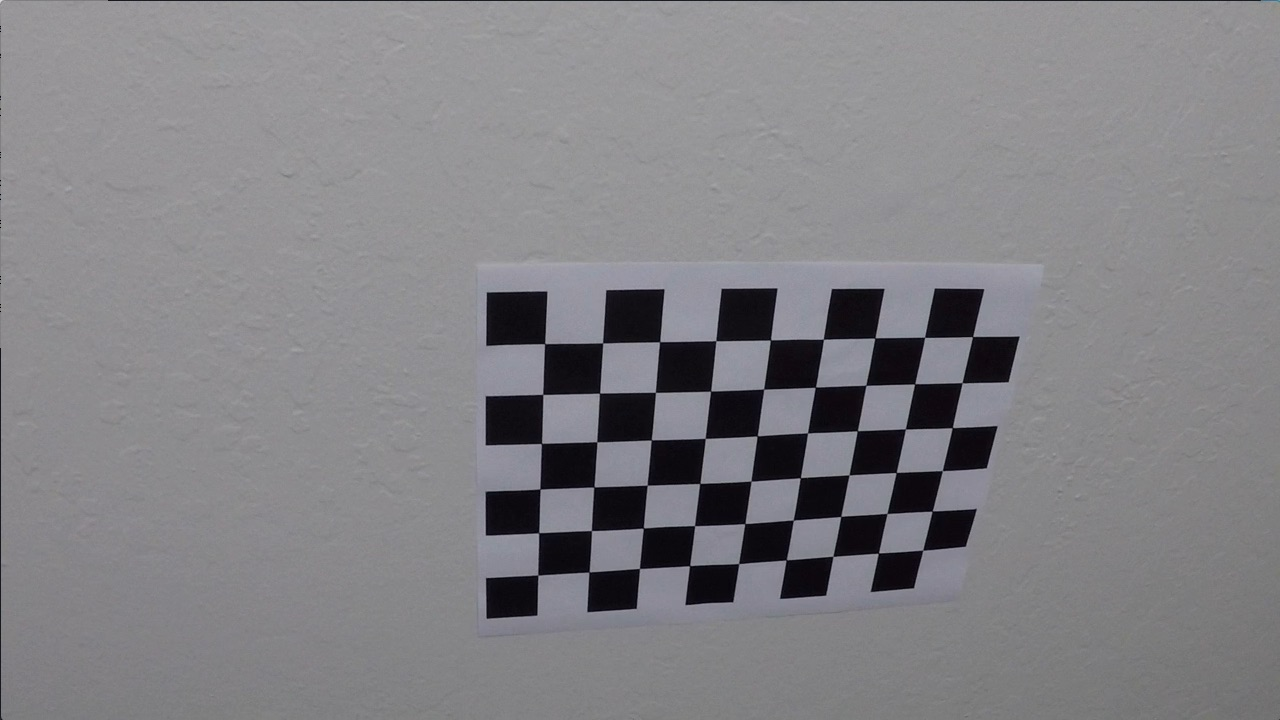
#> input picture camera_cal/calibration10.jpg, 1280 x 720 px; its folder holds only this picture in this run
$ jupyter execute --allow-errors 'curve laneline detection.ipynb'   (shell and % lines are left out)
#> lines starting #> are read from the running program, lines starting #| are printed output that depends on the picture
[cell 1]
import numpy as np
import pandas as pd
import cv2
import os
import glob
import matplotlib.pyplot as plt
import pickle

## Calibration and disortion correction

[cell 2]
def undistort_img():
    # Prepare object points 0,0,0 ... 8,5,0
    obj_pts = np.zeros((6*9,3), np.float32)
    obj_pts[:,:2] = np.mgrid[0:9, 0:6].T.reshape(-1,2)

    # Stores all object points & img points from all images
    objpoints = []
    imgpoints = []

    # Get directory for all calibration images
    images = glob.glob('camera_cal/*.jpg')

    for indx, fname in enumerate(images):
        img = cv2.imread(fname)
#> img is the input picture: shape (720, 1280, 3); mean B, G, R 133.1, 129.4, 130.2
        gray = cv2.cvtColor(img, cv2.COLOR_BGR2GRAY)

        ret, corners = cv2.findChessboardCorners(gray, (9,6), None)
#> ret = True; corners = 54 rows, first 8: [545.3, 343.1], [602.7, 342.8], [660.1, 341.3], [715.8, 340.7], [770.6, 340], [823.5, 339.2], [874.3, 338.5], [925.1, 337.4]

        if ret == True:
            objpoints.append(obj_pts)
            imgpoints.append(corners)
    # Test undistortion on img
    img_size = (img.shape[1], img.shape[0])
#> img_size = (1280, 720)

    # Calibrate camera
    ret, mtx, dist, rvecs, tvecs = cv2.calibrateCamera(objpoints, imgpoints, img_size, None,None)
#> ret = 0.68; mtx = [[1143.7, 0, 681.7], [0, 1109.2, 367.7], [0, 0, 1]]; dist = [[-0.515, 2.99, -0.00876, 0.00937, 1.41]]; rvecs = ([0.451, -0.252, 0.0361],); tvecs = ([-2.31, -0.422, 19.12],)

    dst = cv2.undistort(img, mtx, dist, None, mtx)
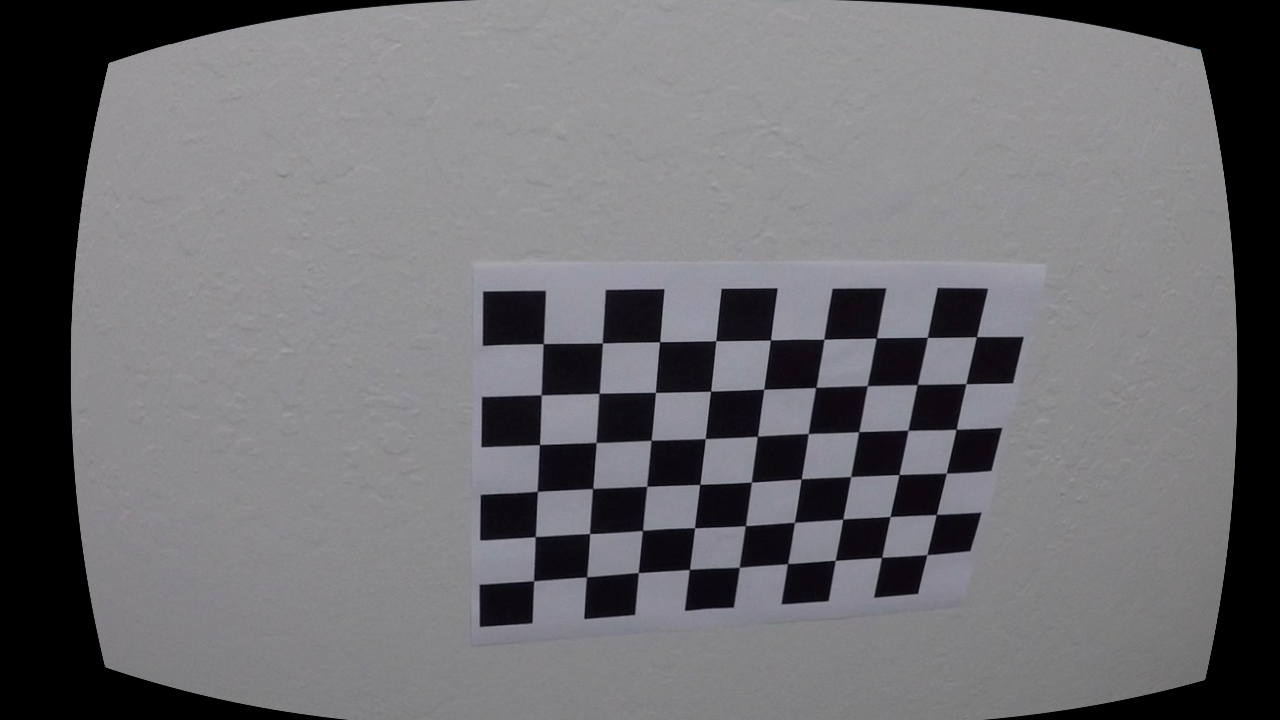
#> dst: shape (720, 1280, 3); mean B, G, R 113.7, 110.3, 111
    # Save camera calibration for later use
    dist_pickle = {}
    dist_pickle['mtx'] = mtx
    dist_pickle['dist'] = dist
    pickle.dump( dist_pickle, open('camera_cal/cal_pickle.p', 'wb') )

def undistort(img, cal_dir='camera_cal/cal_pickle.p'):
    #cv2.imwrite('camera_cal/test_cal.jpg', dst)
    with open(cal_dir, mode='rb') as f:
        file = pickle.load(f)
    mtx = file['mtx']
    dist = file['dist']
    dst = cv2.undistort(img, mtx, dist, None, mtx)

    return dst

[cell 3]
undistort_img()

[cell 4]
img = cv2.imread('camera_cal/calibration1.jpg')
#> (the rest of this cell did not finish here and is left out)

[cell 5]
img = cv2.imread('test3.jpg')
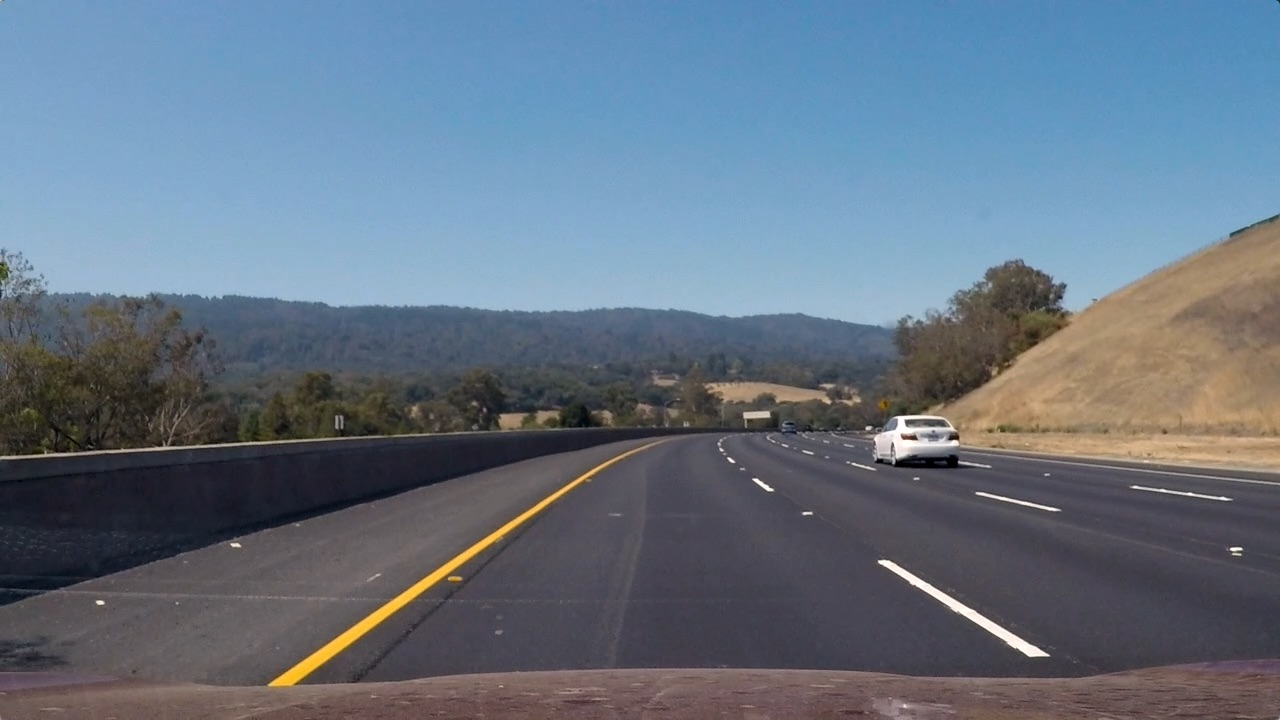
#> input picture test3.jpg, 1280 x 720 px
#> img is the input picture: shape (720, 1280, 3); mean B, G, R 130.7, 115.3, 101.1
img = cv2.cvtColor(img, cv2.COLOR_BGR2RGB)
dst = undistort(img)
#> call 2 of undistort, with cal_dir = 'camera_cal/cal_pickle.p'
#> in undistort (call 2), `dst = cv2.undistort(img, mtx, dist, None, mtx)`:
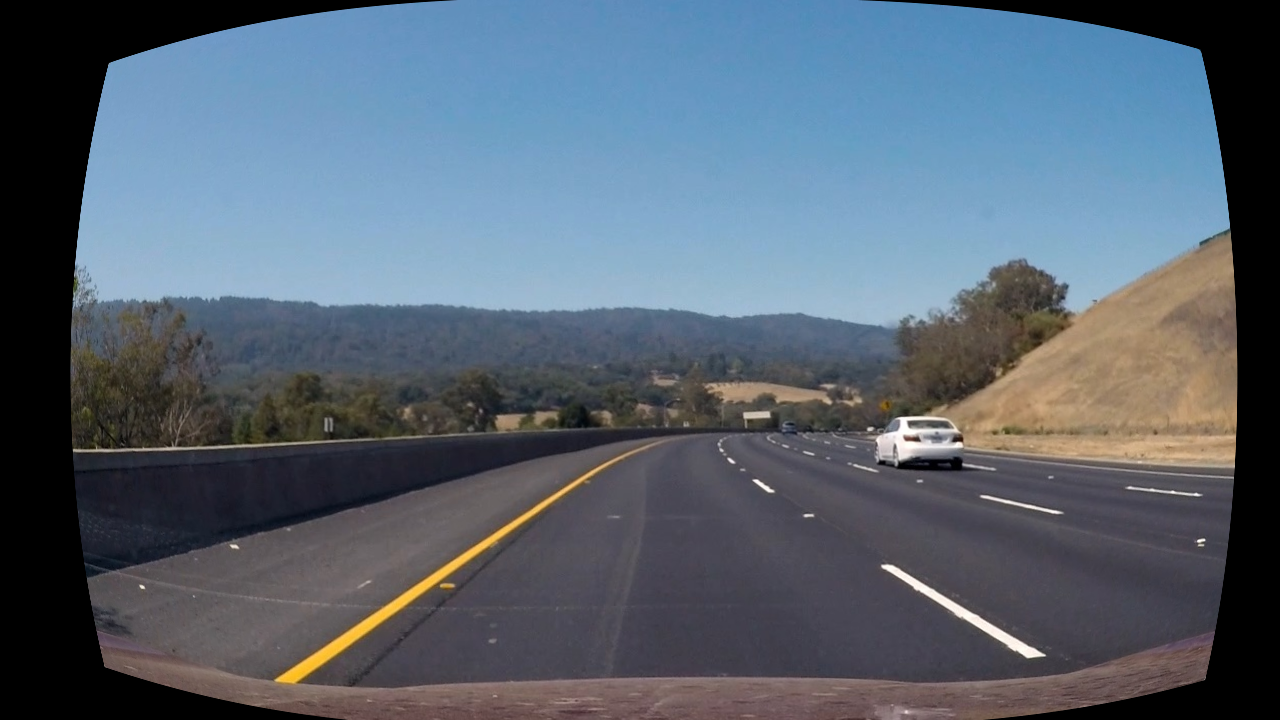
#> dst: shape (720, 1280, 3); mean R, G, B 87.3, 99.7, 112.9


# Visualize undistortion
f, (ax1, ax2) = plt.subplots(1, 2, figsize=(20,10))
ax1.imshow(img)
ax1.set_title('Original Image', fontsize=30)
ax2.imshow(dst)
ax2.set_title('Undistorted Image', fontsize=30)
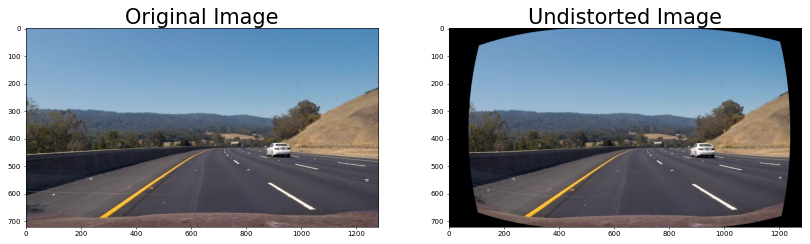
#> figure drawn by matplotlib, 2 panels
